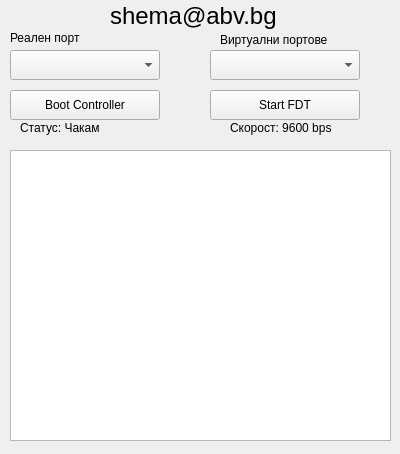
<?xml version="1.0" encoding="UTF-8"?>
<ui version="4.0">
 <class>MainWindow</class>
 <widget class="QMainWindow" name="MainWindow">
  <property name="geometry">
   <rect>
    <x>0</x>
    <y>0</y>
    <width>400</width>
    <height>454</height>
   </rect>
  </property>
  <widget class="QWidget" name="centralwidget">
   <widget class="QComboBox" name="comboRealPort">
    <property name="geometry">
     <rect>
      <x>10</x>
      <y>50</y>
      <width>150</width>
      <height>30</height>
     </rect>
    </property>
   </widget>
   <widget class="QComboBox" name="comboVirtPort">
    <property name="geometry">
     <rect>
      <x>210</x>
      <y>50</y>
      <width>150</width>
      <height>30</height>
     </rect>
    </property>
   </widget>
   <widget class="QPushButton" name="btnBoot">
    <property name="geometry">
     <rect>
      <x>10</x>
      <y>90</y>
      <width>150</width>
      <height>30</height>
     </rect>
    </property>
    <property name="text">
     <string>Boot Controller</string>
    </property>
   </widget>
   <widget class="QPushButton" name="btnStartFDT">
    <property name="geometry">
     <rect>
      <x>210</x>
      <y>90</y>
      <width>150</width>
      <height>30</height>
     </rect>
    </property>
    <property name="text">
     <string>Start FDT</string>
    </property>
   </widget>
   <widget class="QLabel" name="labelStatus">
    <property name="geometry">
     <rect>
      <x>20</x>
      <y>120</y>
      <width>191</width>
      <height>16</height>
     </rect>
    </property>
    <property name="text">
     <string>Статус: Чакам</string>
    </property>
   </widget>
   <widget class="QLabel" name="labelBaudrate">
    <property name="geometry">
     <rect>
      <x>230</x>
      <y>120</y>
      <width>161</width>
      <height>16</height>
     </rect>
    </property>
    <property name="text">
     <string>Скорост: 9600 bps</string>
    </property>
   </widget>
   <widget class="QLabel" name="label">
    <property name="geometry">
     <rect>
      <x>110</x>
      <y>0</y>
      <width>171</width>
      <height>31</height>
     </rect>
    </property>
    <property name="font">
     <font>
      <pointsize>18</pointsize>
     </font>
    </property>
    <property name="text">
     <string>shema@abv.bg</string>
    </property>
   </widget>
   <widget class="QTextEdit" name="console">
    <property name="geometry">
     <rect>
      <x>10</x>
      <y>150</y>
      <width>381</width>
      <height>291</height>
     </rect>
    </property>
   </widget>
   <widget class="QLabel" name="label_2">
    <property name="geometry">
     <rect>
      <x>10</x>
      <y>30</y>
      <width>71</width>
      <height>16</height>
     </rect>
    </property>
    <property name="text">
     <string>Реален порт</string>
    </property>
   </widget>
   <widget class="QLabel" name="label_3">
    <property name="geometry">
     <rect>
      <x>220</x>
      <y>30</y>
      <width>111</width>
      <height>20</height>
     </rect>
    </property>
    <property name="text">
     <string>Виртуални портове</string>
    </property>
   </widget>
  </widget>
 </widget>
 <resources/>
 <connections/>
</ui>
